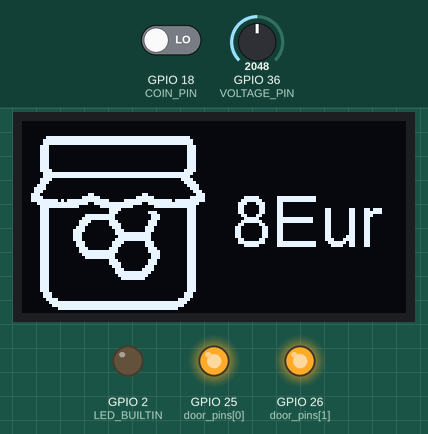
Simulated run of this sketch. Board: ESP32. Shown: 128×64 one-colour display, output pins drawn as LEDs (lit = HIGH). The inputs (shaded band) are chosen by the test bench; at power-on: GPIO 18 (COIN_PIN) LOW, GPIO 36 (VOLTAGE_PIN) = 2048. What the sketch prints to the serial monitor is not drawn.

Above: at 6.4 s.
6.5 s: GPIO 18 (COIN_PIN) driven HIGH
At 8.0 s:
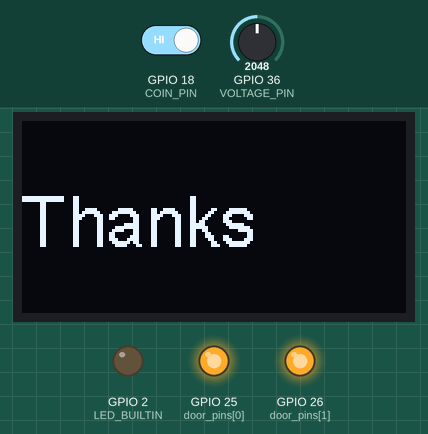
At 17.6 s:
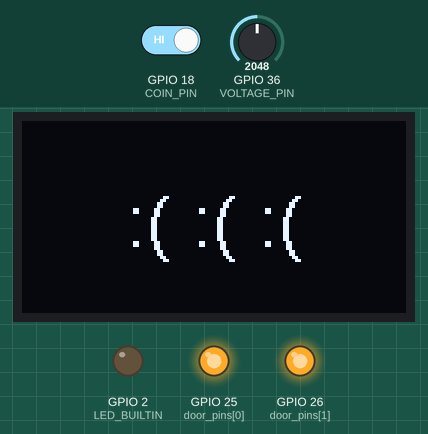
Timing chart, 0 to 19.1 s (numbered marks = the images above; inputs shaded):
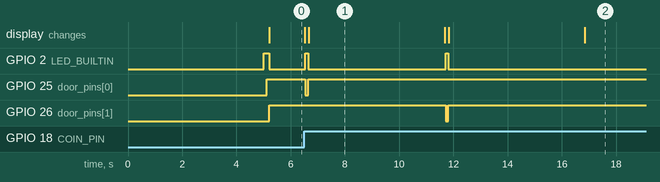

The sketch:

arduino.ino
```cpp
// Board: "DOIT ESP32 DEVKIT V1"

// Include the correct display library

// For a connection via I2C using the Arduino Wire include:
#include "SSD1306Wire.h"        // legacy: #include "SSD1306.h"
#include "WiFi.h"

// Main configuration
#include "config.h"
int config();
int positions[] = {1, 1};
int door_pins[] = {25, 26};
int door_count = sizeof(door_pins)/sizeof(int);

int balance = 0;
int price = 8;

// Optionally include custom images
#include "honey.h"

// Initialize the OLED display using Arduino Wire:
// ADDRESS, SDA, SCL  -  SDA and SCL usually populate automatically based on your board's pins_arduino.h
SSD1306Wire display(DISPLAY_ADDR, SDA, SCL);

// Main functions
#include "functions.h"

void setup() {
  // Debug
  Serial.begin(115200);
  Serial.println("Begin");
  Serial.println(SDA);
  Serial.println(SCL);

  // Save battery
  setCpuFrequencyMhz(80);
  WiFi.disconnect(true);
  WiFi.mode(WIFI_OFF);
  btStop();

  // Deep sleep
  // Configure the timer to wake us up!
//  esp_sleep_enable_timer_wakeup(DEEP_SLEEP_TIME * 60L * 1000000L);

  pinMode(COIN_PIN, INPUT_PULLUP);

  // Initialising the UI will init the display too.
  display.init();
  display.flipScreenVertically();
  display.setFont(ArialMT_Plain_10);

  // Wait for capacitor,
  // opening doors comsume lot of current
  delay(5 * SECOND);

  // IO
  pinMode(COIN_PIN, INPUT);
  pinMode(LED_BUILTIN, OUTPUT);
  for(int i = 0; i < door_count; i++) {
    Serial.println(i);

    pinMode(door_pins[i], OUTPUT);

    openDoor(i);
  }

  drawImage();

  // Go to sleep! Zzzz
//  esp_deep_sleep_start();
}

void loop() {
  int coin = digitalRead(COIN_PIN);
  readVoltage();

  if (coin && !isOutOfStock()) {
    balance += COIN_AMOUNT;

    Serial.println(balance);

    if (balance >= price) {
      choosePosition();
      balance = 0;
    } else {

      // Display price
      display.clear();
      display.setFont(ArialMT_Plain_24);
      display.drawString(0, 20, String(balance) + "/" + String(price) + "Eur");
      display.display();
    }
  }
}
```

functions.h
```cpp
void drawPay() {
  display.clear();

  display.setTextAlignment(TEXT_ALIGN_LEFT);
  display.setFont(ArialMT_Plain_10);
  display.drawString(0, 0, "Zaplat Zaplat Zaplat Zaplat");
  display.setFont(ArialMT_Plain_24);
  display.drawString(0, 20, "Zaplat");

  display.display();
}

void drawOutOfStock() {
  display.clear();

  display.setTextAlignment(TEXT_ALIGN_CENTER);
  display.setFont(ArialMT_Plain_24);
  display.drawString(64, 20, ":( :( :(");

  display.display();
}

void drawProgressBar() {
  int progress = 0;

  for(progress; progress <= 100; progress++) {
    display.clear();

    // draw the progress bar
    display.drawProgressBar(0, 5, 120, 10, progress);

    // draw the percentage as String
    display.setTextAlignment(TEXT_ALIGN_CENTER);
    display.setFont(ArialMT_Plain_24);
    display.drawString(64, 30, String(progress) + "%");

    display.display();
    delay(DOOR_TIME / 100);
  }

}

void drawImage() {
  // see http://blog.squix.org/2015/05/esp8266-nodemcu-how-to-create-xbm.html
  // on how to create xbm files
  display.clear();
  display.drawXbm(0, 0, honey_width, honey_height, honey_bits);

  // Write price
  display.setTextAlignment(TEXT_ALIGN_LEFT);
  display.setFont(ArialMT_Plain_24);
  display.drawString(70, 20, String(8) + "Eur");

  display.display();
}

int isOutOfStock() {
  return (positions[door_count - 1] == 0);
}

int openDoor(int pin) {
  digitalWrite(LED_BUILTIN, HIGH);
  digitalWrite(door_pins[pin], UNLOCK);

  Serial.println("Open:" + String(pin));
  delay(DOOR_TIME);

  digitalWrite(door_pins[pin], LOCK);
  digitalWrite(LED_BUILTIN, LOW);
}

int choosePosition() {

  // Check positions & open right door
  for(int i = 0; i < door_count; i++) {

    if (positions[i]) {
      positions[i] = 0; // Empty position
      openDoor(i);      // Open door

      display.clear();
      display.setFont(ArialMT_Plain_24);
      display.drawString(0, 20, "Thanks");
      display.display();
      delay(5 * SECOND);

      break;
    }
  }

  // Check last position
  if (isOutOfStock()) {
    Serial.println("Out of stock");
    drawOutOfStock();
  } else {
    drawImage();
  }
  Serial.println("sizeof: " + String(door_count));
}

void readVoltage(int pinNumber = VOLTAGE_PIN)
{
  static const unsigned long REFRESH_INTERVAL = 5 * SECOND; // ms
  static unsigned long lastRefreshTime = 0;
  static const float refVoltage = 3.3;
  static const int resolution = 4096;

  if(millis() - lastRefreshTime >= REFRESH_INTERVAL)
	{
		lastRefreshTime += REFRESH_INTERVAL;

    // Voltage measurement
    float voltageRaw = analogRead(pinNumber);
    Serial.println(voltageRaw);
    voltageRaw = voltageRaw * (refVoltage / resolution);
    Serial.println("Vout: " + String(voltageRaw));

    float voltage = voltageRaw * (R1 + R2) / R2;
    Serial.println("Vin: " + String(voltage));
	}
}
```

config.h
```cpp
// config.h
/**
 * This is main configuration file
 */
#define SECOND 1000
#define LOCK HIGH
#define UNLOCK LOW

#define R1 47000
#define R2 8200

int config()
{
    #ifndef LED_BUILTIN {
        #define LED_BUILTIN 24
    #endif

    /* Display */
    #define DISPLAY_ADDR 0x3c
    #ifndef SDA
        #define SDA 42
    #endif
    #ifndef SCL
        #define SCL 35
    #endif

    /* Positions/doors */
    #define DOOR_TIME 0.1 * SECOND

    /* Coins & price */
    #define COIN_PIN 18
    #define COIN_AMOUNT 2

    // Voltage monitor
    #define VOLTAGE_PIN A0
}
```

Source omitted: honey.h (data table, 3289 bytes)

Measured:
- after the input at 6.5 s, GPIO 2 (LED_BUILTIN): alternates HIGH for 0.10 s and LOW for 5.1 s, 4 changes in all, then stays LOW, starting at once; GPIO 25 (door_pins[0]): HIGH → LOW at once, → HIGH 0.10 s later; GPIO 26 (door_pins[1]): HIGH → LOW after 5.2 s, → HIGH 0.10 s later; the display: first changes at once (image 1 shows a later state)
- what the display in image 1 shows lasts 5.0 s, from 6.7 s to 11.7 s
